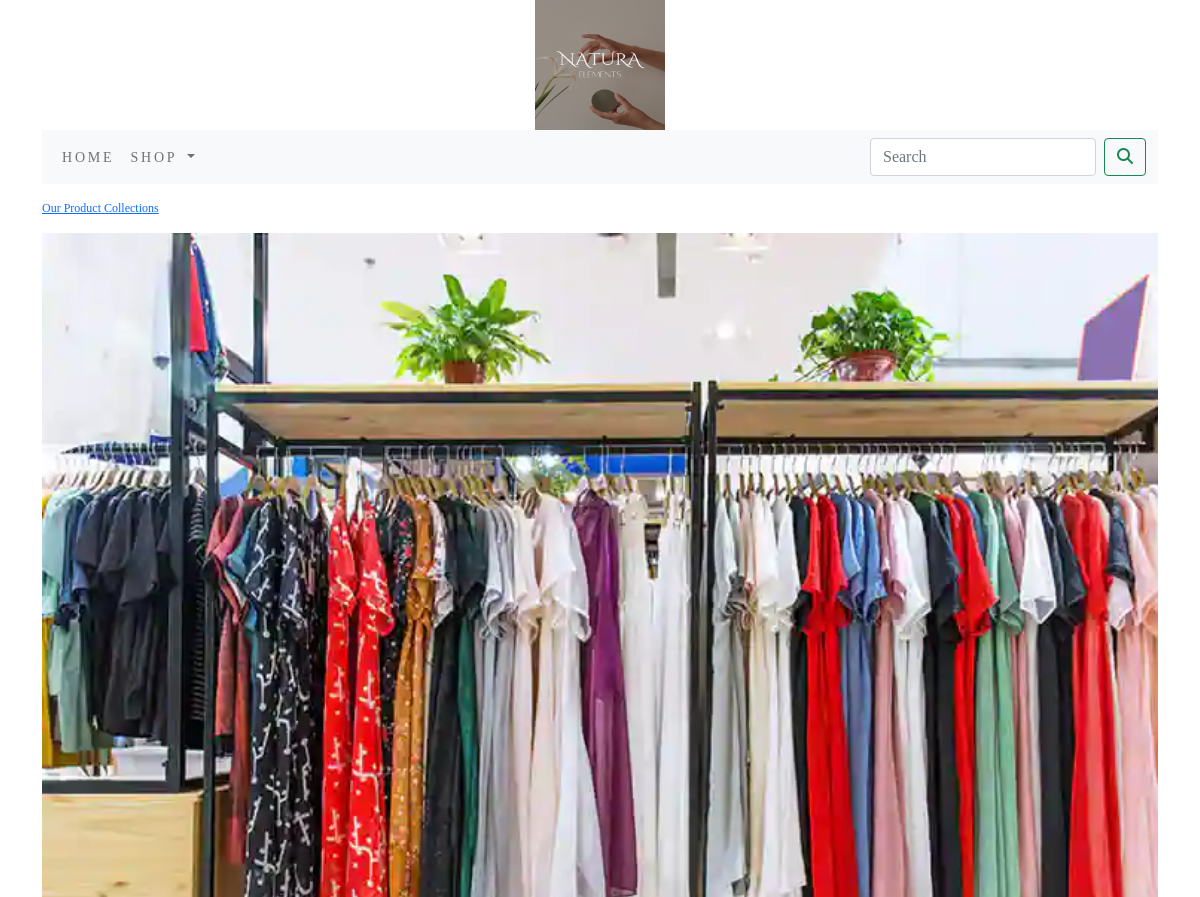
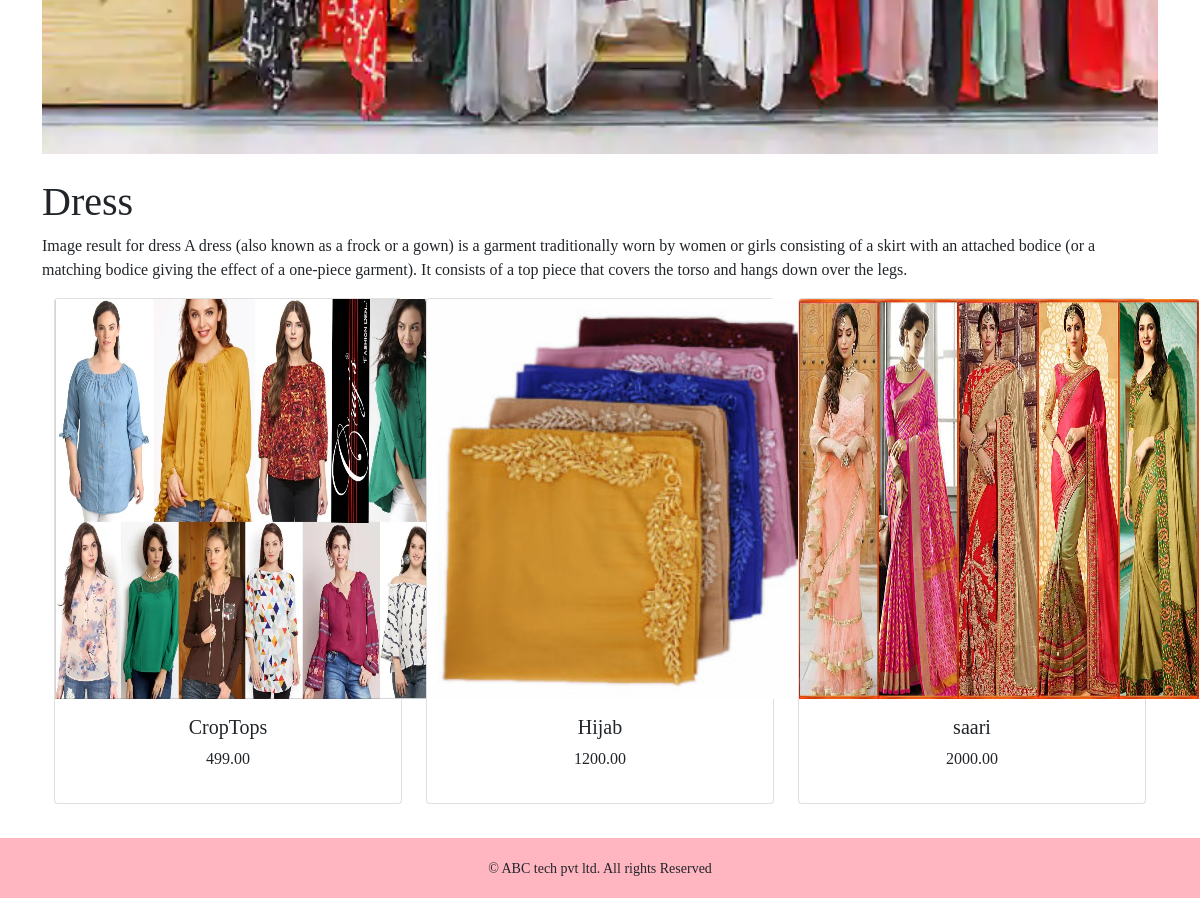
Page /SHOP/dress/ on the committed database (2 pictures, top to bottom).
### SHOP/models.py (models this page shows, shortened)
class Category(models.Model):
    name = models.CharField(max_length=250, unique=True)
    slug = models.SlugField(max_length=250, unique=True)
    description = models.TextField(blank=True)
    image = models.ImageField(upload_to='category', blank=True)
    class Meta:
        ordering = ('name',)
        verbose_name = 'category'
        verbose_name_plural = 'categories'
    def get_url(self):
        return reverse('SHOP:product_by_category', args=[self.slug])

class Product(models.Model):
    name = models.CharField(max_length=250, unique=True)
    slug = models.SlugField(max_length=250, unique=True)
    description = models.TextField(blank=True)
    price = models.DecimalField(max_digits=10, decimal_places=2)
    category = models.ForeignKey(Category, on_delete=models.CASCADE)
    image = models.ImageField(upload_to='product', blank=True)
    stock = models.IntegerField()
    available = models.BooleanField(default=True)
    created = models.DateTimeField(auto_now_add=True)
    updated = models.DateTimeField(auto_now=True)
    def get_url(self):
        return reverse('SHOP:prodCatdetail', args=[self.category.slug,self.slug])
    class Meta:
        ordering=('name',)
        verbose_name='product'
        verbose_name_plural='products'

### SHOP/views.py (the view)
# urls.py: path('',views.allProdCat,name='allProdCat'),
def allProdCat(request,c_slug=None):
    c_page=None
    products_list=None
    if c_slug!=None:
        c_page=get_object_or_404(Category,slug=c_slug)
        products_list=Product.objects.all().filter(category=c_page,available=True)
    else:
        products_list=Product.objects.all().filter(available=True)
    paginator=Paginator(products_list,6)
    try:
        page=int(request.GET.get('page','1'))
    except:
        page=1
    try:
            products=paginator.page(page)
    except(EmptyPage,InvalidPage):
        products=paginator.page(paginator.num_pages)
    return render(request,"category.html",{'category':c_page,'products':products})

### SHOP/context_processors.py (called while the page is built)
def menu_links(request):
    links=Category.objects.all()
    return dict(links=links)

### cart/context_processors.py (called while the page is built)
def counter(request):
    item_count=0
    if 'admin' in request.path:
        return {}
    else:
        try:
            cart=Cart.objects.filter(cart_id=_cart_id(request))
            cart_items=CartItem.objects.all().filter(cart=cart[:1])
            for cart_item in cart_items:
                item_count += cart_item.quantity
        except Cart.DoesnotExist:
            item_count =0
        return dict(item_count=item_count)

### cart/views.py (called while the page is built)
def _cart_id(request):
    cart=request.session.session_key
    if not cart:
        cart=request.session.create()
    return cart

### template/category.html (shortened to what this page needs)
{% extends 'base.html' %}
{% load static %}
{% block content %}
{% if category %}
   <div>
       <div class="row my_row_class">
           <div class="mx_auto">
        <p><a href="{% url 'SHOP:allProdCat' %}">Our Product Collections</a></p>
       </div>
           </div>
    </div>
   {% endif %}
<div class="mx_auto">
    {% if category %}
        <img class="my_image" src="{{category.image.url}}" alt="{{category.name}}">
<div>
    <br>
</div>
    <h1 class="title-center my_little">{{category.name}}</h1>
    <p class="text-justify">{{category.description}}</p>
</div>
   {% endif %}
<div class="container">
    <div class="row max_auto">
        {% for product in products.object_list %}
    <div class="my_bottom_margin col-9 col-sm-12 col-md-4 xol-lg-4">
       <div class="card text-center" style="min-width:18rem;">
           <a href="{{product.get_url}}"><img class="card-img-top my_image" src="{{product.image.url}}" style="width:400px;height:400px;" alt="{{product.name}}"></a>
       <div class="card-body">
           <h5>{{product.name}}</h5>
           <p>{{product.price}}</p>
       </div>
       </div>
    </div>
    {% endfor %}
    </div>
    <br>
</div>
{% endblock %}

### static/css/custom.css (style rules this page uses)
body { font-family: 'Merriweather', serif; font-family: 'Playfair Display', serif; }
.my_row_class { padding-top :15px; }
.my_row_class .mx_auto { color:#000; font-size:12px; }
.my_image { width:100%; height:auto; }
.my_bottom_margin { margin-bottom:10px; }

### rows in the picture
Category: image (picture), name "Dress", description "Image result for dress A dress (also known as a frock or a gown) is a garment traditionally worn by women or girls consisting of a skirt with an attached bodice (or a matching bodice giving the effect of a one-piece garment). It consists of a top piece that covers the torso and hangs down over the legs."
Product: image (picture), name "CropTops", price "499.00"
Product: image (picture), name "Hijab", price "1200.00"
Product: image (picture), name "saari", price "2000.00"
